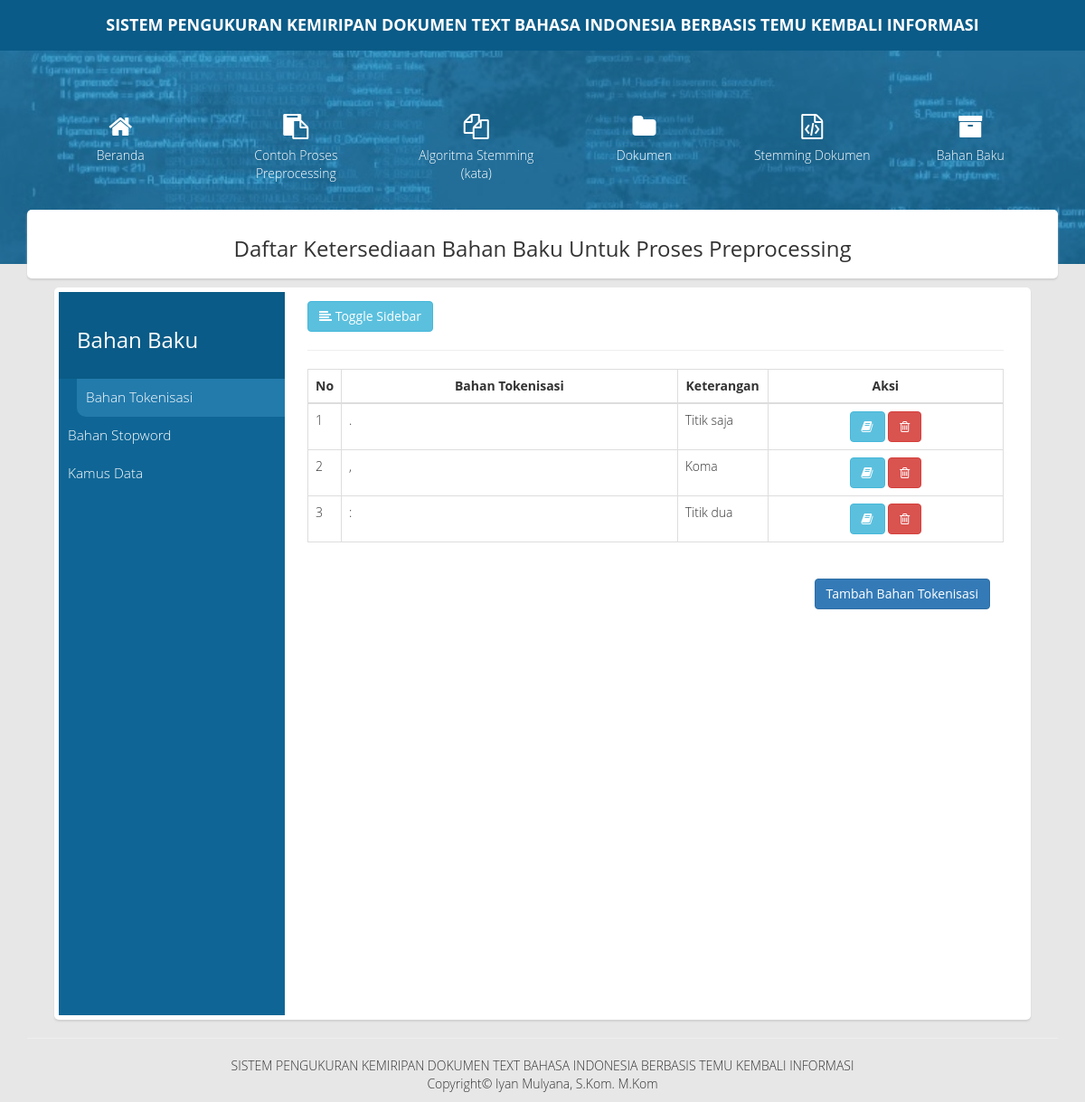
/?page=bahanbaku, run on the app's committed database.
### tables this page shows
CREATE TABLE `tb_tokenisasi` (
  `id` int(11) NOT NULL,
  `bahan_token` varchar(20) DEFAULT NULL,
  `keterangan_token` varchar(150) DEFAULT NULL
);

### halaman/bahanbaku/bahan_tokenisasi.php (the view, shortened to what this page needs)
<div class="table-responsive">
  <table id="table-lihat" class="table table-bordered table-hover">
    <thead>
      <tr>
        <th width="20px" class="text-center">No</th>
        <th class="text-center">Bahan Tokenisasi</th>
        <th class="text-center" width="100px">Keterangan</th>
        <th class="text-center">Aksi</th>
      </tr>
    </thead>
    <tbody>
      <?php
      $no = 0;
      $query = "SELECT * FROM tb_tokenisasi ORDER BY id ASC";
      $result = $mysqli->query($query);
      while ($data = $result->fetch_assoc()) {
        echo "
          <tr>
            <td>".++$no."</td>
            <td>".$data['bahan_token']."</td>
            <td>".$data['keterangan_token']."</td>
            <td class='text-center'>
              <a href='?page=bahanbaku&subpage=edit_bahan_tokenisasi&id=".$data['id']."' class='btn btn-info'><i class='fa fa-book'></i></a>
              <a href='?page=bahanbaku&subpage=hapus_bahan_tokenisasi&id=".$data['id']."' class='btn btn-danger' onclick='return confirm(\"Apakah anda yakin ingin menghapus ini?\")'><i class='fa fa-trash-o'></i></a>
            </td>
          </tr>
        ";
      }
      ?>
    </tbody>
  </table>
</div>
<div class="col-xs-12 text-right">
  <br>
  <button type="button" class="btn btn-primary" data-toggle="modal" data-target="#centralModalSm">Tambah Bahan Tokenisasi</button>
</div>

### pusatdata/css/mystyles.css (style rules this page uses)
a, a:hover, a:focus { color: inherit; text-decoration: none; transition: all 0.3s; }
body { background-color: #e7e7e7; font-family: "Open Sans", sans-serif; font-weight: 300; }

### data on the page
tb_tokenisasi: bahan_token ".", keterangan_token "Titik saja"
tb_tokenisasi: bahan_token ",", keterangan_token "Koma"
tb_tokenisasi: bahan_token ":", keterangan_token "Titik dua"

### other printed values
$highlight "Daftar Ketersediaan Bahan Baku Untuk Proses Preprocessing"
$judul "Bahan Baku"
